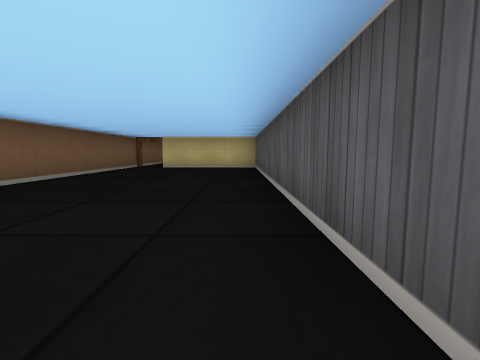
[1] (above)

17 first-person views from a walk through a cub3D maze. The camera is about half as high as the walls, tilts 6° down and sees 85° across. The floor is counted in squares. Each view is taken from the middle of a square. On the plan, view 1 faces up. The plan holds only what a view shows up to about 9 squares ahead; the rest is blank.

[2]
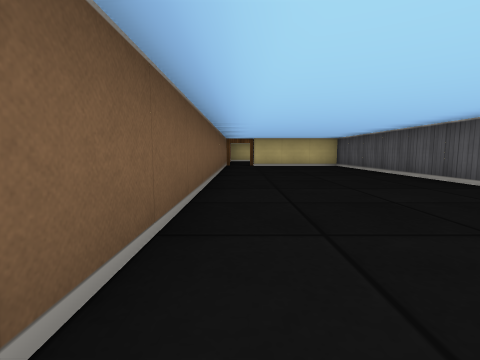

[3]
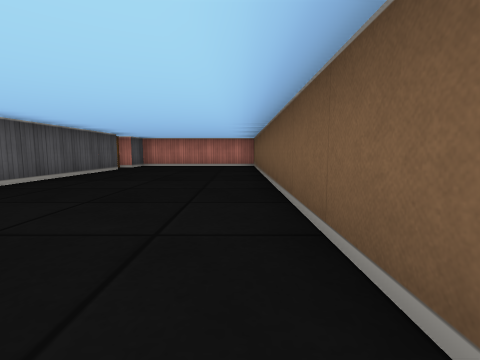

[4]
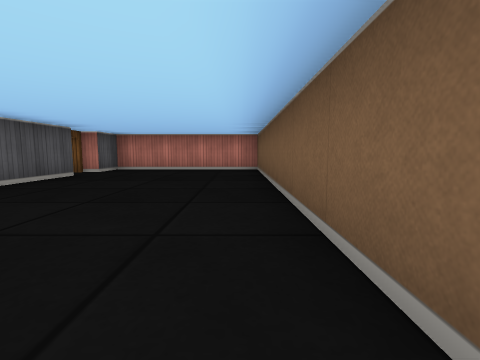

[5]
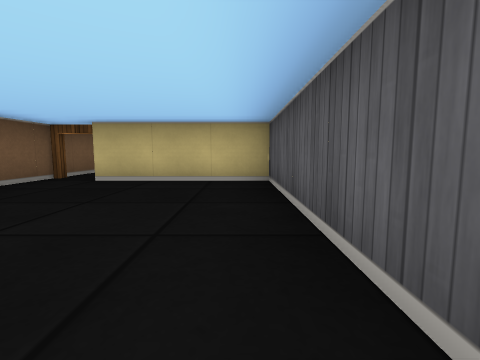

[6]
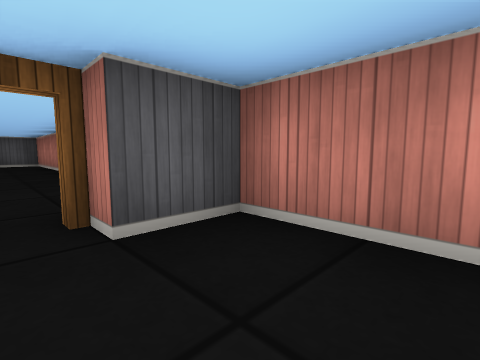

[7]
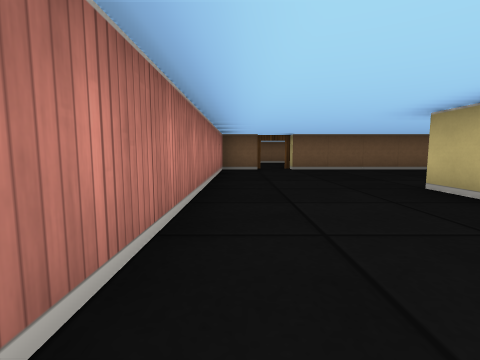

[8]
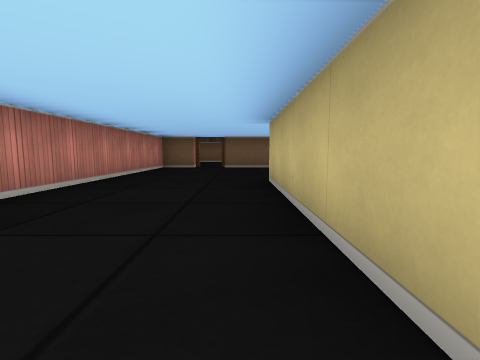

[9]
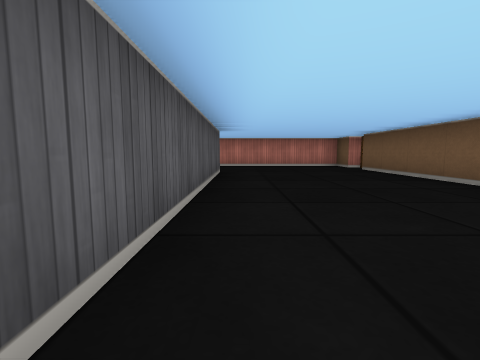

[10]
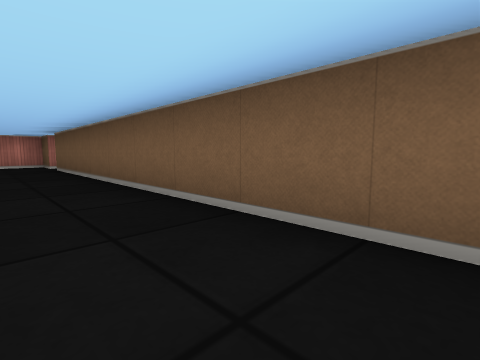

[11]
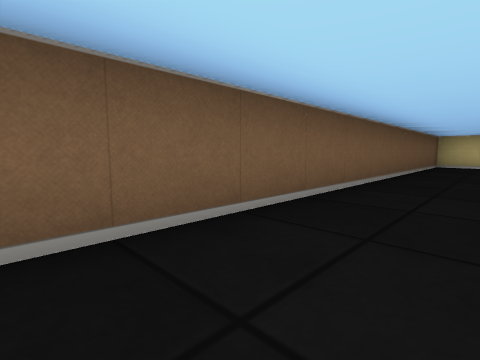

[12]
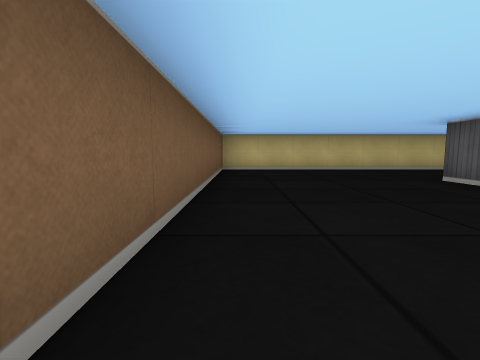

[13]
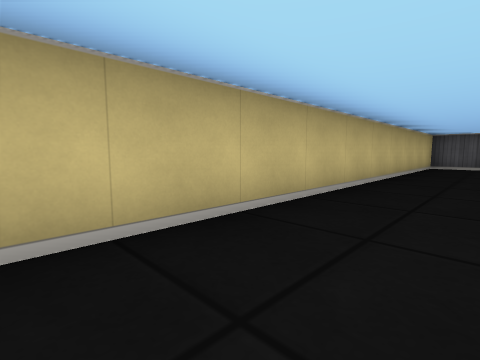

[14]
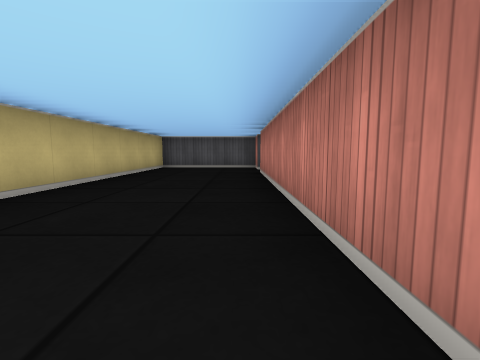

[15]
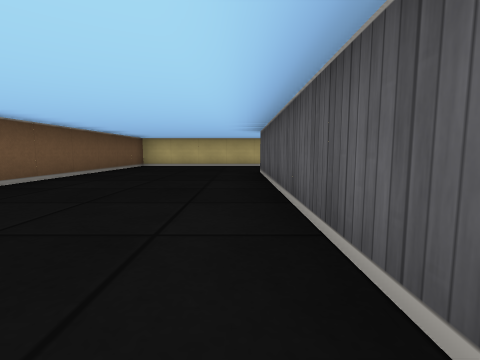

[16]
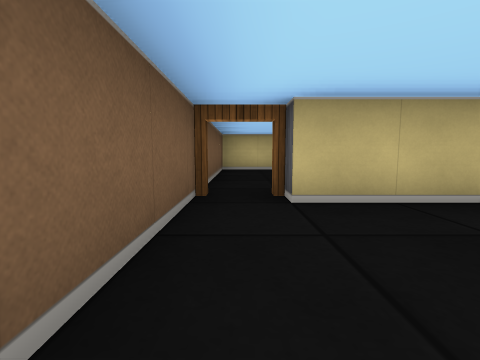

[17]
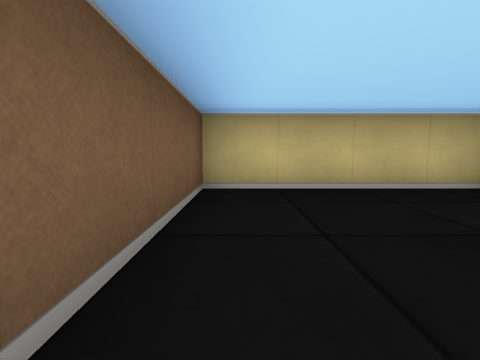

### Floor plan
Points are (right, up) in squares from view 1. A wall is a line through its corners. A room is listed if a view was taken in it or the views show most of it. See-through windows are left out.
Room 1 (views 1, 2, 3, 4, 5, 6, 16)
walls: (0.5, -3.5) (0.5, 8.5) (-2.5, 8.5); (-3.5, 9) (-3.5, -5.5) (0.5, -5.5) (0.5, -4.5)
ways out: open door at (1, -4) to room 2; open door at (-3, 9) to room 3
Room 2 (views 7, 8, 9, 10, 11, 12, 13, 14, 15)
walls: (6.5, 10.5) (12.5, 10.5); (9.5, -2.5) (5.5, -2.5) (5.5, 10.5); (1.5, -4.5) (1.5, -5.5) (10.5, -5.5) (10.5, -4.5); (13.6, 10.5) (14.5, 10.5) (14.5, 13.5) (1.5, 13.5) (1.5, -3.5)
ways out: open door at (1, -4) to room 1
Room 3 (view 17)
walls: (0.2, 13.5) (-3.5, 13.5) (-3.5, 9)
ways out: open door at (-3, 9) to room 1

Where each view was taken, in squares from view 1:
view 1: 0 up, 0 right, facing up
view 2: 1 down, 3 left, facing up
view 3: 4 up, 3 left, facing down
view 4: 2 up, 3 left, facing down
view 5: 4 up, 0 right, facing up
view 6: 4 down, 1 left, facing down-right
view 7: 5 down, 9 right, facing left
view 8: 3 down, 10 right, facing left
view 9: 4 up, 5 right, facing down
view 10: 5 up, 3 right, facing down-left
view 11: 3 up, 3 right, facing up-left
view 12: 6 up, 2 right, facing up
view 13: 12 up, 5 right, facing up-right
view 14: 11 up, 6 right, facing right
view 15: 4 up, 5 right, facing up
view 16: 6 up, 3 left, facing up
view 17: 10 up, 3 left, facing up
